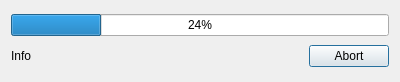
<?xml version="1.0" encoding="UTF-8"?>
<ui version="4.0">
 <class>ProgressDialog</class>
 <widget class="QDialog" name="ProgressDialog">
  <property name="geometry">
   <rect>
    <x>0</x>
    <y>0</y>
    <width>400</width>
    <height>82</height>
   </rect>
  </property>
  <property name="windowTitle">
   <string>Search Tracks...</string>
  </property>
  <layout class="QGridLayout" name="gridLayout">
   <item row="0" column="0" colspan="3">
    <widget class="QProgressBar" name="progressBar">
     <property name="value">
      <number>24</number>
     </property>
    </widget>
   </item>
   <item row="1" column="0">
    <widget class="QLabel" name="labelInfo">
     <property name="text">
      <string>Info</string>
     </property>
    </widget>
   </item>
   <item row="1" column="1">
    <spacer name="horizontalSpacer">
     <property name="orientation">
      <enum>Qt::Horizontal</enum>
     </property>
     <property name="sizeHint" stdset="0">
      <size>
       <width>264</width>
       <height>20</height>
      </size>
     </property>
    </spacer>
   </item>
   <item row="1" column="2">
    <widget class="QPushButton" name="pushButtonAbort">
     <property name="text">
      <string>Abort</string>
     </property>
    </widget>
   </item>
  </layout>
 </widget>
 <resources/>
 <connections/>
</ui>
